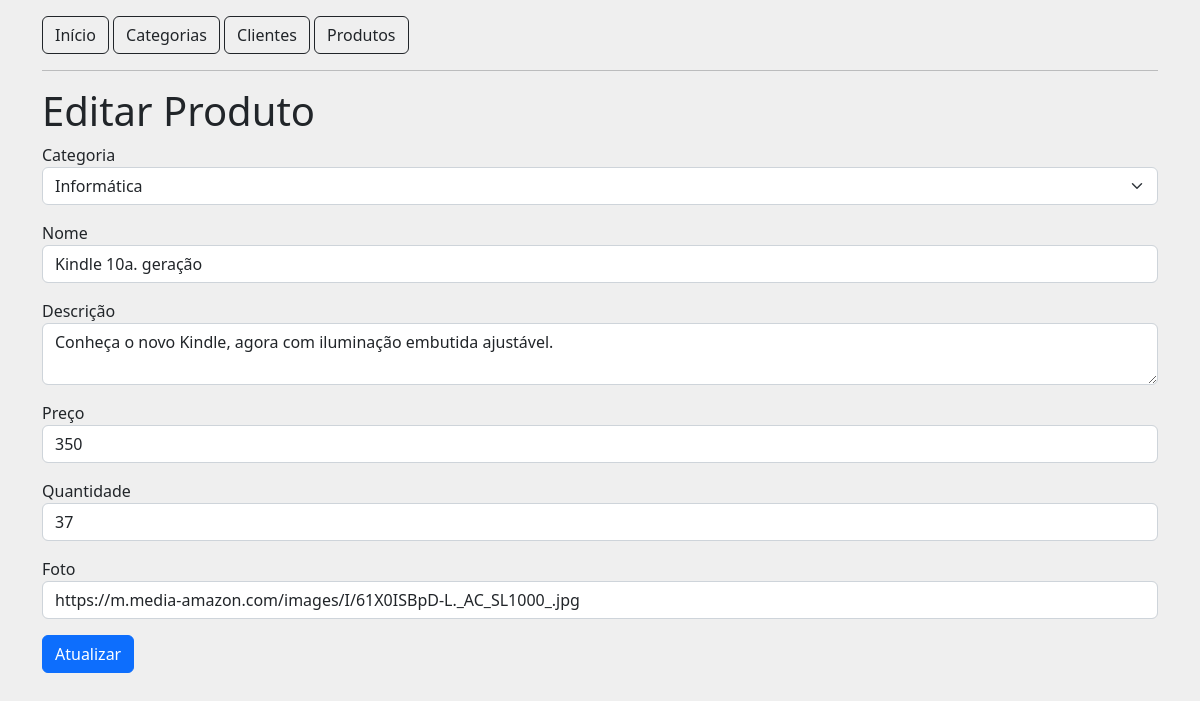
Screenshot of /product/edit?id=2 with the database file from the repository.
### tables this page shows
CREATE TABLE tb_product (
    id INT(11) NOT NULL PRIMARY KEY AUTO_INCREMENT,
    name VARCHAR(50) NOT NULL,
    description VARCHAR(100) NOT NULL,
    photo VARCHAR(255) NOT NULL,
    price FLOAT(5,2) NOT NULL,
    category_id INT(11) NOT NULL,
    quantity INT(5) NOT NULL,
    created_at DATETIME NOT NULL
);

### src/Controller/AbstractController.php (called while the page is built, shortened)
<?php
abstract class AbstractController {
    public function render(string $viewName, $data = null): void {
        include "../src/View/_partials/head.php";
        include "../src/View/{$viewName}.php";
        include "../src/View/_partials/footer.php";
    }
}

### public/index.php (called while the page is built, shortened)
<?php
$url = explode("?", $_SERVER["REQUEST_URI"])[0];
$routes = include "../config/routes.php";
$methodName = $routes[$url]["method"];
(new $controllerName())->$methodName();

### src/View/product/edit.php (the view)
<h1>Editar Produto</h1>
<?php
$product = $data['resultProduct']->fetch(\PDO::FETCH_ASSOC);
$category = $data['resultCategory'];
?>
<form action="" method="post">
    <label for="category">Categoria</label>
    <select name="category" id="category" class="form-select mb-3">
        <?php
        foreach ($category as $item) {
            $selected = $product['category_id'] === $item['id'] ? 'selected' : '';
            echo "<option value={$item['id']} {$selected}>{$item['name']}</option>";
        }
        ?>
    </select>
    <label for="name">Nome</label>
    <input id="name" name="name" type="text" class="form-control mb-3" value="<?= $product['name'] ?? "" ?>">
    <label for="description">Descrição</label>
    <textarea id="description" name="description" class="form-control mb-3"><?= $product['description'] ?? "" ?></textarea>
    <label for="price">Preço</label>
    <input id="price" name="price" type="text" class="form-control mb-3" value="<?= $product['price'] ?? "" ?>">
    <label for="quantity">Quantidade</label>
    <input id="quantity" name="quantity" type="text" class="form-control mb-3" value="<?= $product['quantity'] ?? "" ?>">
    <label for="photo">Foto</label>
    <input id="photo" name="photo" type="text" class="form-control mb-3" value="<?= $product['photo'] ?? "" ?>">
    <button type="submit" class="btn btn-primary">Atualizar</button>
</form>

### rows the page displays
tb_product: name "Kindle 10a. geração", description "Conheça o novo Kindle, agora com iluminação embutida ajustável.", price "350", quantity "37", photo "https://m.media-amazon.com/images/I/61X0ISBpD-L._AC_SL1000_.jpg"

### other values shown
form field category "Informática"
